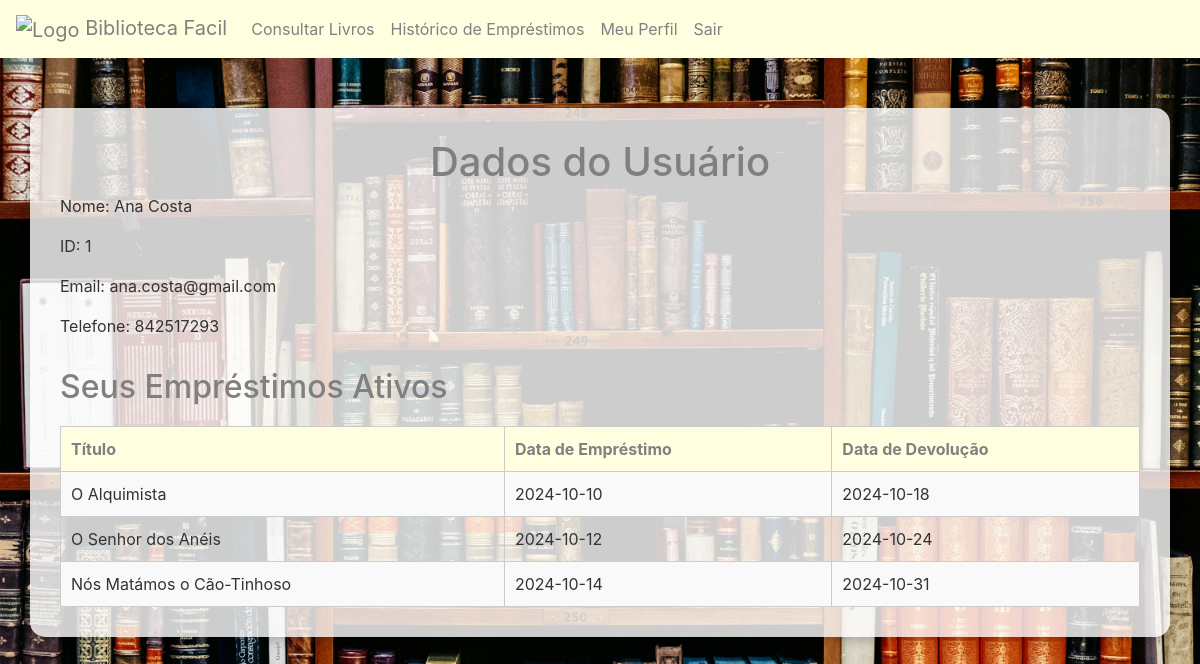
Page /php/perfil.php (signed in) on the committed database.
### tables this page shows
CREATE TABLE `usuarios` (
  `ID_USUARIO` int(11) NOT NULL,
  `NOME` varchar(100) DEFAULT NULL,
  `EMAIL` varchar(100) DEFAULT NULL,
  `TELEFONE` varchar(15) DEFAULT NULL,
  `TIPO` enum('USUARIO','BIBLIOTECARIO','ADMINISTRADOR') DEFAULT NULL,
  `SENHA` varchar(25) DEFAULT NULL
);

CREATE TABLE `emprestimos` (
  `ID_EMPRESTIMO` int(11) NOT NULL,
  `ID_USUARIO` int(11) DEFAULT NULL,
  `LIVRO_ISBN` varchar(13) DEFAULT NULL,
  `DATA_EMPRESTIMO` date DEFAULT NULL,
  `DATA_DEVOLUCAO` date DEFAULT NULL,
  `STATUS_EMPRESTIMO` enum('EMPRESTADO','DEVOLVIDO','RENOVADO') DEFAULT 'EMPRESTADO',
  `DATA_REAL_DEVOLUCAO` date DEFAULT NULL,
  `NUM_RENOVACOES` int(11) DEFAULT 0
);

CREATE TABLE `livros` (
  `ISBN` varchar(13) NOT NULL,
  `TITULO` varchar(255) DEFAULT NULL,
  `AUTOR` varchar(255) DEFAULT NULL,
  `CATEGORIA` varchar(100) DEFAULT NULL,
  `UNIDADES_DISPONIVEIS` int(11) DEFAULT NULL
);

### php/perfil.php (the view, shortened to what this page needs)
<?php
include 'db/db_connect.php';
$id_usuario = $_SESSION['id_usuario'];
$query = "SELECT * FROM USUARIOS WHERE ID_USUARIO='$id_usuario'";
$result = mysqli_query($conn, $query);
$user = mysqli_fetch_assoc($result);
?>
<!DOCTYPE html>
<html lang="pt-BR">
<head>
    <link rel="stylesheet" href="https://stackpath.bootstrapcdn.com/bootstrap/4.5.2/css/bootstrap.min.css">
</head>
<body>
<div class="container">
    <h1>Dados do Usuário</h1>
    <p>Nome: <?= htmlspecialchars($user['NOME']) ?></p>
    <p>ID: <?= htmlspecialchars($user['ID_USUARIO']) ?></p>
    <p>Email: <?= htmlspecialchars($user['EMAIL']) ?></p>
    <p>Telefone: <?= htmlspecialchars($user['TELEFONE']) ?></p>
    <h2>Seus Empréstimos Ativos</h2>
    <?php
    $query_emprestimos = "SELECT LIVROS.TITULO, EMPRESTIMOS.DATA_EMPRESTIMO, EMPRESTIMOS.DATA_DEVOLUCAO, LIVROS.ISBN, EMPRESTIMOS.NUM_RENOVACOES
                          FROM EMPRESTIMOS
                          JOIN LIVROS ON EMPRESTIMOS.LIVRO_ISBN = LIVROS.ISBN
                          WHERE EMPRESTIMOS.ID_USUARIO = '$id_usuario' AND EMPRESTIMOS.STATUS_EMPRESTIMO = 'EMPRESTADO'";
    $result_emprestimos = mysqli_query($conn, $query_emprestimos);
    if (mysqli_num_rows($result_emprestimos) > 0) {
        echo "<table>
                <tr>
                    <th>Título</th>
                    <th>Data de Empréstimo</th>
                    <th>Data de Devolução</th>
                </tr>";
        while ($emprestimo = mysqli_fetch_assoc($result_emprestimos)) {
            echo "<tr>
                    <td>{$emprestimo['TITULO']}</td>
                    <td>{$emprestimo['DATA_EMPRESTIMO']}</td>
                    <td>{$emprestimo['DATA_DEVOLUCAO']}</td>
                  </tr>";
        }
        echo "</table>";
    } else {
        echo "<p>Você não tem livros emprestados no momento.</p>";
    }
    ?>
</div>
</body>
</html>

### php/perfil.php (style rules this page uses)
body { background-image: url('../img/biblioteca.png'); background-size: cover; background-repeat: no-repeat; background-position: center; color: #333; }
.container { margin-top: 50px; background-color: rgba(255, 255, 255, 0.8); padding: 30px; border-radius: 15px; box-shadow: 0 4px 10px rgba(0, 0, 0, 0.2); }
h1 { text-align: center; color: #808080; }
h2 { color: #808080; margin-top: 30px; }
table { width: 100%; margin-top: 20px; border-collapse: collapse; }
th, td { border: 1px solid #ccc; padding: 10px; text-align: left; }
th { background-color: #FFFFE0; color: #808080; }
tr:nth-child(even) { background-color: #f9f9f9; }

### rows in the picture
usuarios: NOME "Ana Costa", ID_USUARIO "1", EMAIL "ana.costa@gmail.com", TELEFONE "842517293"
emprestimos: LIVRO_ISBN.TITULO "O Alquimista", DATA_EMPRESTIMO "2024-10-10", DATA_DEVOLUCAO "2024-10-18"
emprestimos: LIVRO_ISBN.TITULO "O Senhor dos Anéis", DATA_EMPRESTIMO "2024-10-12", DATA_DEVOLUCAO "2024-10-24"
emprestimos: LIVRO_ISBN.TITULO "Nós Matámos o Cão-Tinhoso", DATA_EMPRESTIMO "2024-10-14", DATA_DEVOLUCAO "2024-10-31"
